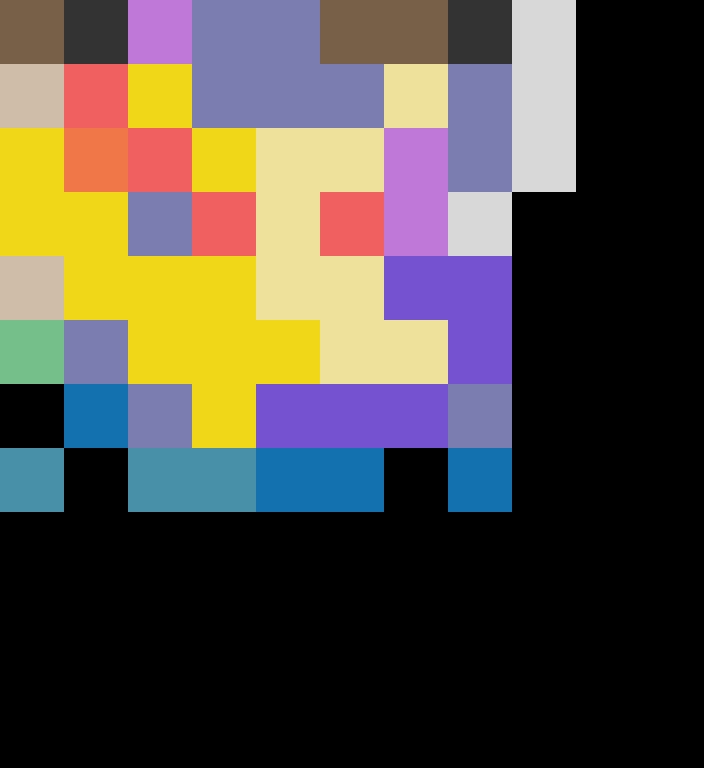

Rendered tile map (Tiled .tmx) drawn with the repository's tilesets; below, a short description and the map source with its tile grids summarised:
An orthogonal 11x12 tile map with 64x64 px tiles, 25 tile layers (Bulbasaur, Ivysaur, Venusaur, Charmander, ...), 1 hidden layer not drawn, 2 tilesets.

<map version="1.8" tiledversion="1.8.1" orientation="orthogonal" renderorder="right-down" width="11" height="12" tilewidth="64" tileheight="64" infinite="0" nextlayerid="105" nextobjectid="1">
 <editorsettings>
  <export target="../../../www/data/how-to-play/pokemon.json" format="json" />
 </editorsettings>
 <properties>
  <property name="coverID" type="int" value="1" />
  <property name="sectionName" value="#1 - #25" />
 </properties>
 <tileset firstgid="1" source="../tilesets/spadersTileset.tsx" />
 <tileset firstgid="65" source="../tilesets/poke.tsx" />
 <layer id="104" name="AllColors" width="11" height="12" visible="0">
  <properties>
   <property name="autoPlaceBlockers" type="int" value="2" />
   <property name="i" type="int" value="6" />
   <property name="j" type="int" value="6" />
   <property name="padding-bottom" type="int" value="2" />
   <property name="padding-left" type="int" value="1" />
   <property name="padding-right" type="int" value="1" />
   <property name="padding-top" type="int" value="0" />
   <property name="startI" type="int" value="0" />
   <property name="startJ" type="int" value="0" />
   <property name="tier" type="int" value="0" />
  </properties>
  <data>[132 cells, 17 non-empty, 17 distinct tile ids]</data>
 </layer>
 <layer id="46" name="Bulbasaur" width="11" height="12">
  <properties>
   <property name="autoPlaceBlockers" type="int" value="2" />
   <property name="i" type="int" value="6" />
   <property name="j" type="int" value="6" />
   <property name="padding-bottom" type="int" value="2" />
   <property name="padding-left" type="int" value="1" />
   <property name="padding-right" type="int" value="1" />
   <property name="padding-top" type="int" value="0" />
   <property name="startI" type="int" value="0" />
   <property name="startJ" type="int" value="0" />
   <property name="tier" type="int" value="0" />
  </properties>
  <data>[132 cells, 12 non-empty, 3 distinct tile ids]</data>
 </layer>
 <layer id="80" name="Ivysaur" width="11" height="12">
  <properties>
   <property name="autoPlaceBlockers" type="int" value="2" />
   <property name="i" type="int" value="6" />
   <property name="j" type="int" value="8" />
   <property name="padding-bottom" type="int" value="2" />
   <property name="padding-left" type="int" value="1" />
   <property name="padding-right" type="int" value="1" />
   <property name="padding-top" type="int" value="0" />
   <property name="startI" type="int" value="0" />
   <property name="startJ" type="int" value="0" />
   <property name="tier" type="int" value="0" />
  </properties>
  <data>[132 cells, 24 non-empty, 6 distinct tile ids]</data>
 </layer>
 <layer id="81" name="Venusaur" width="11" height="12">
  <properties>
   <property name="autoPlaceBlockers" type="int" value="2" />
   <property name="i" type="int" value="8" />
   <property name="j" type="int" value="10" />
   <property name="padding-bottom" type="int" value="2" />
   <property name="padding-left" type="int" value="1" />
   <property name="padding-right" type="int" value="1" />
   <property name="padding-top" type="int" value="0" />
   <property name="startI" type="int" value="0" />
   <property name="startJ" type="int" value="0" />
   <property name="tier" type="int" value="0" />
  </properties>
  <data>[132 cells, 52 non-empty, 7 distinct tile ids]</data>
 </layer>
 <layer id="82" name="Charmander" width="11" height="12">
  <properties>
   <property name="autoPlaceBlockers" type="int" value="2" />
   <property name="i" type="int" value="6" />
   <property name="j" type="int" value="7" />
   <property name="padding-bottom" type="int" value="2" />
   <property name="padding-left" type="int" value="1" />
   <property name="padding-right" type="int" value="1" />
   <property name="padding-top" type="int" value="0" />
   <property name="startI" type="int" value="0" />
   <property name="startJ" type="int" value="0" />
   <property name="tier" type="int" value="0" />
  </properties>
  <data>[132 cells, 17 non-empty, 4 distinct tile ids]</data>
 </layer>
 <layer id="83" name="Charmeleon" width="11" height="12">
  <properties>
   <property name="autoPlaceBlockers" type="int" value="2" />
   <property name="i" type="int" value="6" />
   <property name="j" type="int" value="8" />
   <property name="padding-bottom" type="int" value="2" />
   <property name="padding-left" type="int" value="1" />
   <property name="padding-right" type="int" value="1" />
   <property name="padding-top" type="int" value="0" />
   <property name="startI" type="int" value="0" />
   <property name="startJ" type="int" value="0" />
   <property name="tier" type="int" value="0" />
  </properties>
  <data>[132 cells, 19 non-empty, 3 distinct tile ids]</data>
 </layer>
 <layer id="84" name="Charizard" width="11" height="12">
  <properties>
   <property name="autoPlaceBlockers" type="int" value="2" />
   <property name="i" type="int" value="8" />
   <property name="j" type="int" value="9" />
   <property name="padding-bottom" type="int" value="2" />
   <property name="padding-left" type="int" value="1" />
   <property name="padding-right" type="int" value="1" />
   <property name="padding-top" type="int" value="0" />
   <property name="startI" type="int" value="0" />
   <property name="startJ" type="int" value="0" />
   <property name="tier" type="int" value="0" />
  </properties>
  <data>[132 cells, 26 non-empty, 4 distinct tile ids]</data>
 </layer>
 <layer id="85" name="Squirtle" width="11" height="12">
  <properties>
   <property name="autoPlaceBlockers" type="int" value="2" />
   <property name="i" type="int" value="7" />
   <property name="j" type="int" value="7" />
   <property name="padding-bottom" type="int" value="2" />
   <property name="padding-left" type="int" value="1" />
   <property name="padding-right" type="int" value="1" />
   <property name="padding-top" type="int" value="0" />
   <property name="startI" type="int" value="0" />
   <property name="startJ" type="int" value="0" />
   <property name="tier" type="int" value="0" />
  </properties>
  <data>[132 cells, 15 non-empty, 3 distinct tile ids]</data>
 </layer>
 <layer id="86" name="Wartortle" width="11" height="12">
  <properties>
   <property name="autoPlaceBlockers" type="int" value="2" />
   <property name="i" type="int" value="7" />
   <property name="j" type="int" value="7" />
   <property name="padding-bottom" type="int" value="2" />
   <property name="padding-left" type="int" value="1" />
   <property name="padding-right" type="int" value="1" />
   <property name="padding-top" type="int" value="0" />
   <property name="startI" type="int" value="0" />
   <property name="startJ" type="int" value="0" />
   <property name="tier" type="int" value="0" />
  </properties>
  <data>[132 cells, 18 non-empty, 5 distinct tile ids]</data>
 </layer>
 <layer id="87" name="Blastoise" width="11" height="12">
  <properties>
   <property name="autoPlaceBlockers" type="int" value="2" />
   <property name="i" type="int" value="8" />
   <property name="j" type="int" value="9" />
   <property name="padding-bottom" type="int" value="2" />
   <property name="padding-left" type="int" value="1" />
   <property name="padding-right" type="int" value="1" />
   <property name="padding-top" type="int" value="0" />
   <property name="startI" type="int" value="0" />
   <property name="startJ" type="int" value="0" />
   <property name="tier" type="int" value="0" />
  </properties>
  <data>[132 cells, 32 non-empty, 4 distinct tile ids]</data>
 </layer>
 <layer id="88" name="Caterpie" width="11" height="12">
  <properties>
   <property name="autoPlaceBlockers" type="int" value="2" />
   <property name="i" type="int" value="6" />
   <property name="j" type="int" value="7" />
   <property name="padding-bottom" type="int" value="2" />
   <property name="padding-left" type="int" value="1" />
   <property name="padding-right" type="int" value="1" />
   <property name="padding-top" type="int" value="0" />
   <property name="startI" type="int" value="0" />
   <property name="startJ" type="int" value="0" />
   <property name="tier" type="int" value="0" />
  </properties>
  <data>[132 cells, 13 non-empty, 6 distinct tile ids]</data>
 </layer>
 <layer id="89" name="Metapod" width="11" height="12">
  <properties>
   <property name="autoPlaceBlockers" type="int" value="2" />
   <property name="i" type="int" value="7" />
   <property name="j" type="int" value="7" />
   <property name="padding-bottom" type="int" value="2" />
   <property name="padding-left" type="int" value="1" />
   <property name="padding-right" type="int" value="1" />
   <property name="padding-top" type="int" value="0" />
   <property name="startI" type="int" value="0" />
   <property name="startJ" type="int" value="0" />
   <property name="tier" type="int" value="0" />
  </properties>
  <data>[132 cells, 14 non-empty, 3 distinct tile ids]</data>
 </layer>
 <layer id="90" name="Buterfree" width="11" height="12">
  <properties>
   <property name="autoPlaceBlockers" type="int" value="2" />
   <property name="i" type="int" value="10" />
   <property name="j" type="int" value="9" />
   <property name="padding-bottom" type="int" value="2" />
   <property name="padding-left" type="int" value="1" />
   <property name="padding-right" type="int" value="1" />
   <property name="padding-top" type="int" value="0" />
   <property name="startI" type="int" value="0" />
   <property name="startJ" type="int" value="0" />
   <property name="tier" type="int" value="0" />
  </properties>
  <data>[132 cells, 40 non-empty, 6 distinct tile ids]</data>
 </layer>
 <layer id="91" name="Weedle" width="11" height="12">
  <properties>
   <property name="autoPlaceBlockers" type="int" value="2" />
   <property name="i" type="int" value="7" />
   <property name="j" type="int" value="7" />
   <property name="padding-bottom" type="int" value="2" />
   <property name="padding-left" type="int" value="1" />
   <property name="padding-right" type="int" value="1" />
   <property name="padding-top" type="int" value="0" />
   <property name="startI" type="int" value="0" />
   <property name="startJ" type="int" value="0" />
   <property name="tier" type="int" value="0" />
  </properties>
  <data>[132 cells, 11 non-empty, 4 distinct tile ids]</data>
 </layer>
 <layer id="92" name="Kakuna" width="11" height="12">
  <properties>
   <property name="autoPlaceBlockers" type="int" value="2" />
   <property name="i" type="int" value="5" />
   <property name="j" type="int" value="8" />
   <property name="padding-bottom" type="int" value="2" />
   <property name="padding-left" type="int" value="1" />
   <property name="padding-right" type="int" value="1" />
   <property name="padding-top" type="int" value="0" />
   <property name="startI" type="int" value="0" />
   <property name="startJ" type="int" value="0" />
   <property name="tier" type="int" value="0" />
  </properties>
  <data>[132 cells, 14 non-empty, 3 distinct tile ids]</data>
 </layer>
 <layer id="93" name="Beedrill" width="11" height="12">
  <properties>
   <property name="autoPlaceBlockers" type="int" value="2" />
   <property name="i" type="int" value="7" />
   <property name="j" type="int" value="9" />
   <property name="padding-bottom" type="int" value="2" />
   <property name="padding-left" type="int" value="1" />
   <property name="padding-right" type="int" value="1" />
   <property name="padding-top" type="int" value="0" />
   <property name="startI" type="int" value="0" />
   <property name="startJ" type="int" value="0" />
   <property name="tier" type="int" value="0" />
  </properties>
  <data>[132 cells, 31 non-empty, 6 distinct tile ids]</data>
 </layer>
 <layer id="94" name="Pidgey" width="11" height="12">
  <properties>
   <property name="autoPlaceBlockers" type="int" value="2" />
   <property name="i" type="int" value="6" />
   <property name="j" type="int" value="6" />
   <property name="padding-bottom" type="int" value="2" />
   <property name="padding-left" type="int" value="1" />
   <property name="padding-right" type="int" value="1" />
   <property name="padding-top" type="int" value="0" />
   <property name="startI" type="int" value="0" />
   <property name="startJ" type="int" value="0" />
   <property name="tier" type="int" value="0" />
  </properties>
  <data>[132 cells, 10 non-empty, 3 distinct tile ids]</data>
 </layer>
 <layer id="95" name="Pigeotto" width="11" height="12">
  <properties>
   <property name="autoPlaceBlockers" type="int" value="2" />
   <property name="i" type="int" value="5" />
   <property name="j" type="int" value="7" />
   <property name="padding-bottom" type="int" value="2" />
   <property name="padding-left" type="int" value="1" />
   <property name="padding-right" type="int" value="1" />
   <property name="padding-top" type="int" value="0" />
   <property name="startI" type="int" value="0" />
   <property name="startJ" type="int" value="0" />
   <property name="tier" type="int" value="0" />
  </properties>
  <data>[132 cells, 15 non-empty, 4 distinct tile ids]</data>
 </layer>
 <layer id="96" name="Pigeot" width="11" height="12">
  <properties>
   <property name="autoPlaceBlockers" type="int" value="2" />
   <property name="i" type="int" value="6" />
   <property name="j" type="int" value="9" />
   <property name="padding-bottom" type="int" value="2" />
   <property name="padding-left" type="int" value="1" />
   <property name="padding-right" type="int" value="1" />
   <property name="padding-top" type="int" value="0" />
   <property name="startI" type="int" value="0" />
   <property name="startJ" type="int" value="0" />
   <property name="tier" type="int" value="0" />
  </properties>
  <data>[132 cells, 25 non-empty, 4 distinct tile ids]</data>
 </layer>
 <layer id="97" name="Rattata" width="11" height="12">
  <properties>
   <property name="autoPlaceBlockers" type="int" value="2" />
   <property name="i" type="int" value="7" />
   <property name="j" type="int" value="7" />
   <property name="padding-bottom" type="int" value="2" />
   <property name="padding-left" type="int" value="1" />
   <property name="padding-right" type="int" value="1" />
   <property name="padding-top" type="int" value="0" />
   <property name="startI" type="int" value="0" />
   <property name="startJ" type="int" value="0" />
   <property name="tier" type="int" value="0" />
  </properties>
  <data>[132 cells, 12 non-empty, 2 distinct tile ids]</data>
 </layer>
 <layer id="98" name="Raticate" width="11" height="12">
  <properties>
   <property name="autoPlaceBlockers" type="int" value="2" />
   <property name="i" type="int" value="6" />
   <property name="j" type="int" value="8" />
   <property name="padding-bottom" type="int" value="2" />
   <property name="padding-left" type="int" value="1" />
   <property name="padding-right" type="int" value="1" />
   <property name="padding-top" type="int" value="0" />
   <property name="startI" type="int" value="0" />
   <property name="startJ" type="int" value="0" />
   <property name="tier" type="int" value="0" />
  </properties>
  <data>[132 cells, 22 non-empty, 4 distinct tile ids]</data>
 </layer>
 <layer id="99" name="Spearow" width="11" height="12">
  <properties>
   <property name="autoPlaceBlockers" type="int" value="2" />
   <property name="i" type="int" value="8" />
   <property name="j" type="int" value="7" />
   <property name="padding-bottom" type="int" value="2" />
   <property name="padding-left" type="int" value="1" />
   <property name="padding-right" type="int" value="1" />
   <property name="padding-top" type="int" value="0" />
   <property name="startI" type="int" value="0" />
   <property name="startJ" type="int" value="0" />
   <property name="tier" type="int" value="0" />
  </properties>
  <data>[132 cells, 16 non-empty, 4 distinct tile ids]</data>
 </layer>
 <layer id="100" name="Fearow" width="11" height="12">
  <properties>
   <property name="autoPlaceBlockers" type="int" value="2" />
   <property name="i" type="int" value="8" />
   <property name="j" type="int" value="8" />
   <property name="padding-bottom" type="int" value="2" />
   <property name="padding-left" type="int" value="1" />
   <property name="padding-right" type="int" value="1" />
   <property name="padding-top" type="int" value="0" />
   <property name="startI" type="int" value="0" />
   <property name="startJ" type="int" value="0" />
   <property name="tier" type="int" value="0" />
  </properties>
  <data>[132 cells, 22 non-empty, 4 distinct tile ids]</data>
 </layer>
 <layer id="101" name="Ekans" width="11" height="12">
  <properties>
   <property name="autoPlaceBlockers" type="int" value="2" />
   <property name="i" type="int" value="8" />
   <property name="j" type="int" value="7" />
   <property name="padding-bottom" type="int" value="2" />
   <property name="padding-left" type="int" value="1" />
   <property name="padding-right" type="int" value="1" />
   <property name="padding-top" type="int" value="0" />
   <property name="startI" type="int" value="0" />
   <property name="startJ" type="int" value="0" />
   <property name="tier" type="int" value="0" />
  </properties>
  <data>[132 cells, 16 non-empty, 3 distinct tile ids]</data>
 </layer>
 <layer id="102" name="Arbok" width="11" height="12">
  <properties>
   <property name="autoPlaceBlockers" type="int" value="2" />
   <property name="i" type="int" value="8" />
   <property name="j" type="int" value="9" />
   <property name="padding-bottom" type="int" value="2" />
   <property name="padding-left" type="int" value="1" />
   <property name="padding-right" type="int" value="1" />
   <property name="padding-top" type="int" value="0" />
   <property name="startI" type="int" value="0" />
   <property name="startJ" type="int" value="0" />
   <property name="tier" type="int" value="0" />
  </properties>
  <data>[132 cells, 27 non-empty, 4 distinct tile ids]</data>
 </layer>
 <layer id="103" name="Pikachu" width="11" height="12">
  <properties>
   <property name="autoPlaceBlockers" type="int" value="2" />
   <property name="i" type="int" value="8" />
   <property name="j" type="int" value="8" />
   <property name="padding-bottom" type="int" value="2" />
   <property name="padding-left" type="int" value="1" />
   <property name="padding-right" type="int" value="1" />
   <property name="padding-top" type="int" value="0" />
   <property name="startI" type="int" value="0" />
   <property name="startJ" type="int" value="0" />
   <property name="tier" type="int" value="0" />
  </properties>
  <data>[132 cells, 22 non-empty, 4 distinct tile ids]</data>
 </layer>
</map>
